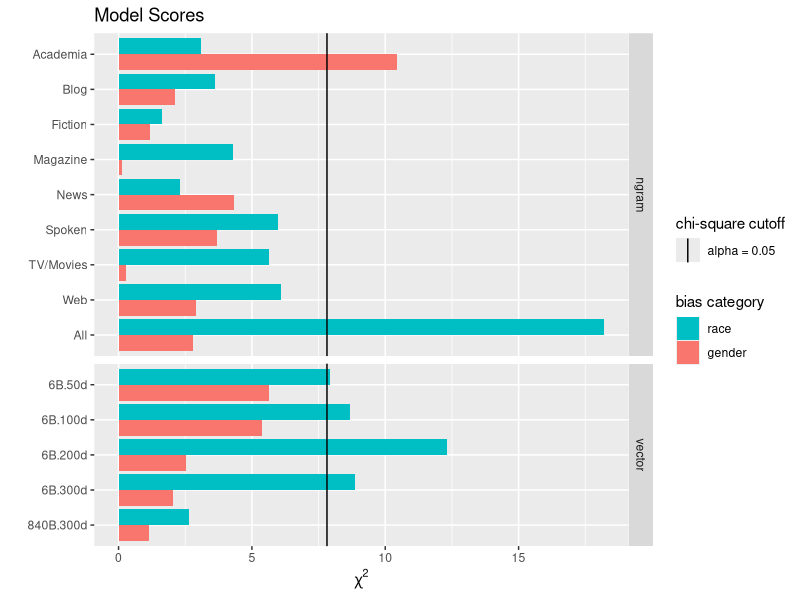
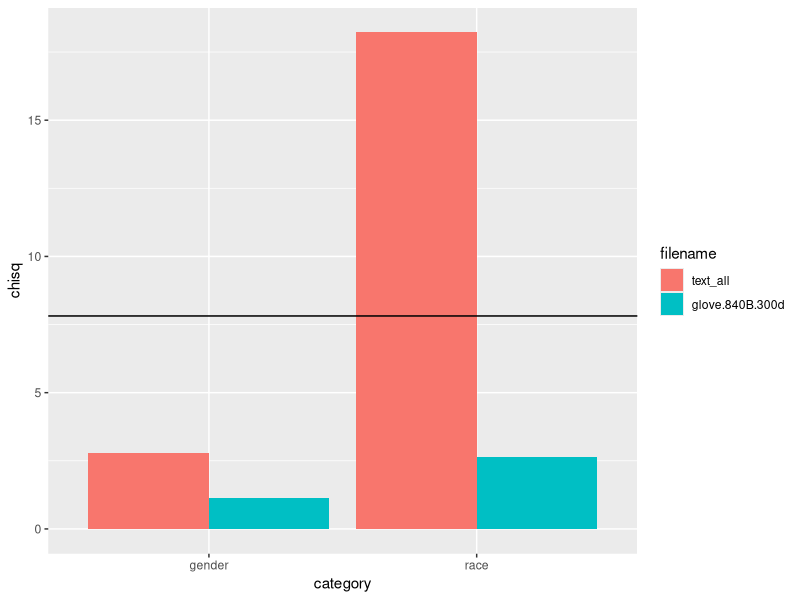
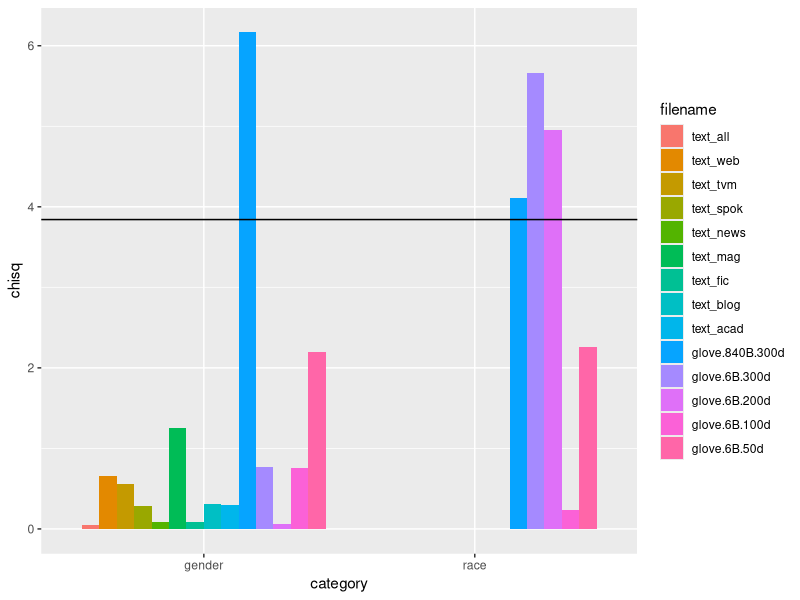
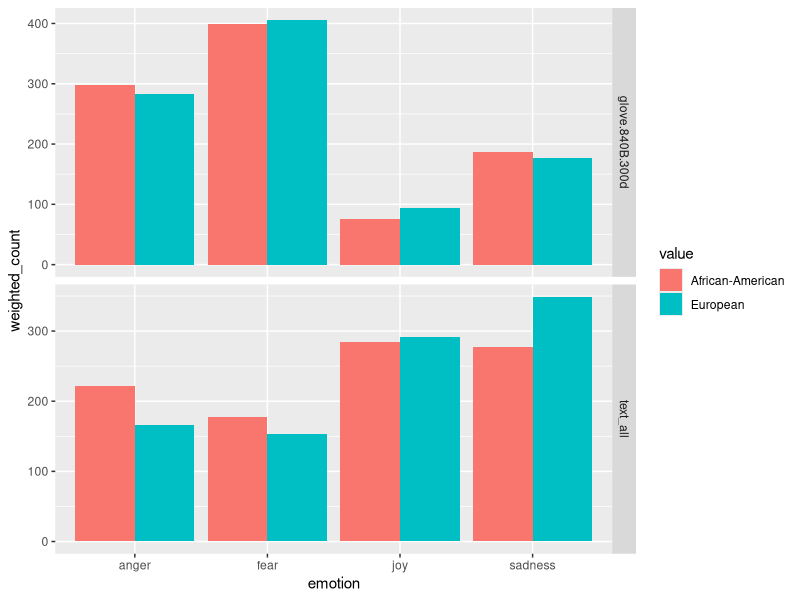
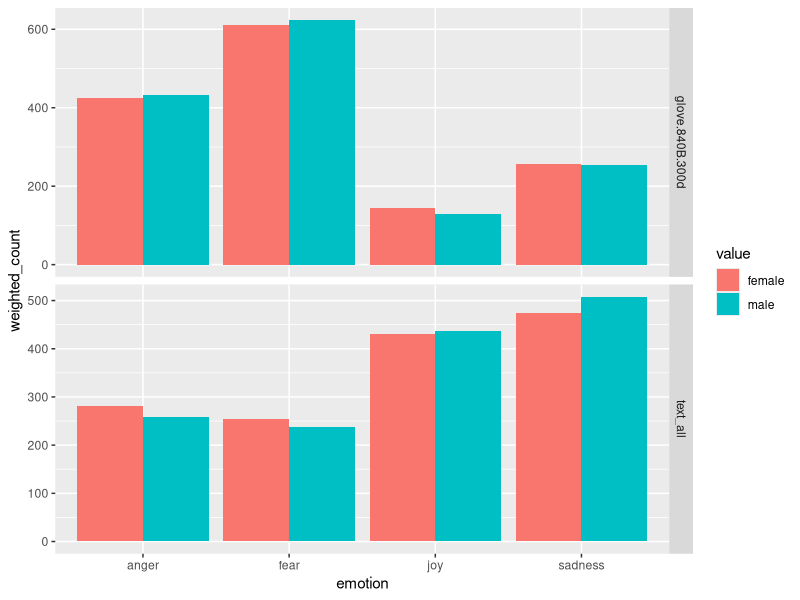

Generate these figures, in order, with R:


d <- read.csv('bias_results.csv')

library(tidyverse)

# BIAS SCORE

model_scores <- d %>% 
   group_by(filename, category, qtype, model) %>% 
   summarize(chisq = mean(model_score)) %>% 
   mutate(filename = fct_relevel(filename, sort), 
          filename = fct_relevel(filename, "glove.6B.50d"),
          filename = fct_relevel(filename, "text_all", after=Inf),
          filename = fct_rev(filename),
          source = filename,
          source = recode(source, 
                         glove.840B.300d  = '840B.300d', 
                         glove.6B.50d = '6B.50d',
                         text_all = 'All', 
                         glove.6B.100d = '6B.100d', 
                         glove.6B.200d = '6B.200d', 
                         glove.6B.300d = '6B.300d', 
                         text_acad = 'Academia', 
                         text_blog = 'Blog', 
                         text_fic = 'Fiction', 
                         text_mag = 'Magazine', 
                         text_news = 'News', 
                         text_spok = 'Spoken', 
                         text_tvm = 'TV/Movies', 
                         text_web = 'Web')
   )

# used in paper

model_scores %>% 
   filter(qtype == "emotion") %>% 
   ggplot(aes(x = chisq, y = source, fill = category)) +
   geom_col(position = 'dodge') + 
   geom_vline(aes(xintercept = qchisq(.95, 3), color = 'alpha = 0.05')) +
   labs(title = 'Model Scores', y = '', x=bquote(chi^2)) +
   scale_fill_discrete(name="bias category", breaks=c("race", "gender"), labels=c("race", "gender")) +
   scale_color_manual(name = "chi-square cutoff", values = c('alpha = 0.05' = 'black')) + 
   facet_grid(rows = vars(model), scales = "free_y", space="free")
   
# two large models
      
model_scores %>% 
   filter(qtype == "emotion", filename %in% c('glove.840B.300d', 'text_all')) %>% 
   ggplot(aes(x = category, y = chisq, fill = filename)) +
   geom_col(position = "dodge") + 
   geom_hline(yintercept = qchisq(.95, 3))

# why I didn't use person questions

model_scores %>% 
   filter(qtype == "person",) %>% 
   ggplot(aes(x = category, y = chisq, fill = filename)) +
   geom_col(position = position_dodge(),) + 
   geom_hline(yintercept = qchisq(.95, 1))

# Race plots for large models

race <- d %>% 
   filter(qtype == "emotion", value %in% c('African-American', 'European', 'male', 'female'), filename %in% c("text_all", "glove.840B.300d"), category == 'race') %>% 
   group_by(value, emotion, category, filename) %>% 
   summarize(weighted_count = mean(count_score))

race %>% 
   ggplot(aes(x = emotion, y = weighted_count, fill = value)) +
   geom_col(position = "dodge") +
   facet_grid(rows = vars(filename), scale="free")


# gender plots for large models

gender <- d %>% 
   filter(qtype == "emotion", value %in% c('female', 'male'), category == 'gender', filename %in% c("text_all", "glove.840B.300d")) %>% 
   group_by(value, emotion, filename) %>% 
   summarize(weighted_count = mean(count_score))

gender %>% 
   ggplot(aes(x = emotion, y = weighted_count, fill = value)) +
   geom_col(position = "dodge")+
   facet_grid(rows = vars(filename), scale="free")


# ERROR ANALYSIS

ans <- read.csv('answers/text_all_emotion.csv')
ind <- sample(1:nrow(ans), size=100)
samp <- ans[ind,]

ansl<- c(samp$answer1, samp$answer2, samp$answer3)

table(ansl)
length(unique(ansl))














